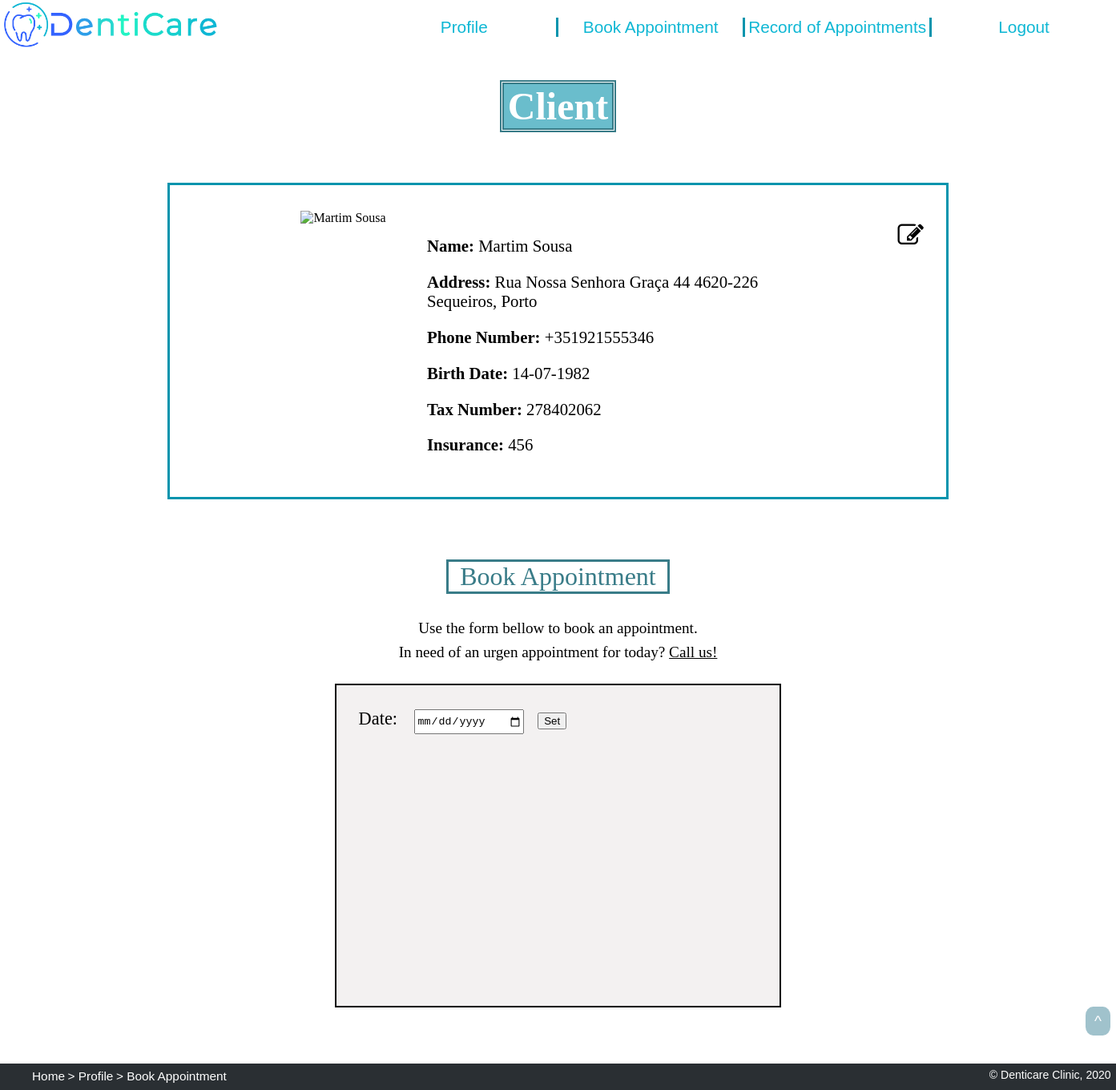
/client.php (signed in), run on the app's committed database.
### tables this page shows
CREATE TABLE client (
    id integer PRIMARY KEY REFERENCES person,
    birth_date text NOT NULL, -- format dd-mm-yyyy
    tax_number integer UNIQUE,
    insurance_code integer REFERENCES insurance
);

CREATE TABLE person (
    id integer PRIMARY KEY AUTOINCREMENT,
    name text NOT NULL,
    address text,
    phone_number text NOT NULL, -- e.g. +351935556768
    username text NOT NULL UNIQUE,
    password text NOT NULL
);

### database/client_db.php (called while the page is built, shortened)
<?php
    function getClientInfo($id) {
        global $dbh;
        $stmt = $dbh->prepare('SELECT * FROM person
                                JOIN client USING (id)
                                WHERE id = ?');
        $stmt->execute(array($id));
        return $stmt->fetch();
    }
?>

### templates/profile_info_tpl.php (the view, shortened to what this page needs)
<?php
    if ($_SERVER['PHP_SELF'] == '/dentist.php' || $_SERVER['PHP_SELF'] == '/dentistAppointments.php' || $_SERVER['PHP_SELF'] == '/manageTeam.php') {
        $person = getDentistInfo($_SESSION['id']);
    } else if ($_SERVER['PHP_SELF'] == '/dentalAuxiliary.php' || $_SERVER['PHP_SELF'] == '/dentalAuxiliary_appointments.php' || $_SERVER['PHP_SELF'] == '/manage_material.php' || $_SERVER['PHP_SELF'] == '/manage_clients.php') {
        $person = getAuxiliaryInfo($_SESSION['id']);
    } else if ($_SERVER['PHP_SELF'] == '/client.php' || $_SERVER['PHP_SELF'] == '/clientRecord.php') {
        $person = getClientInfo($_SESSION['id']);
    }
?>
    <?php if ($_SERVER['PHP_SELF'] == '/client.php' || $_SERVER['PHP_SELF'] == '/clientRecord.php') { ?>
        <h1 id="profileTitle"> Client </h1>
    <?php } ?>
    <section id="profileInfo">
        <?php if (file_exists('images/' . $person['id'] . '.jpg')) { ?>
            <img src="images/<?php echo $person['id'] ?>.jpg" alt="<?php echo $person['name'] ?>">
        <?php } else { ?>
            <img src="images/img_default.jpg" alt="<?php echo $person['name'] ?>">
        <?php } ?>
        <div id="info">
            <?php if ($_SESSION['edit_on']==0 && !isset($_POST['edit'])) { ?>
                <form action="action_decideProfile.php" method="post" id="edit_profile">
                    <button type="submit" id="edit_button" name="edit" form="edit_profile"><i class="fa fa-edit"></i></button>
                </form>
                <p> <strong> Name: </strong> <?php echo $person['name'] ?> </p>
                <p> <strong> Address: </strong> <?php echo $person['address'] ?> </p>
                <p> <strong> Phone Number: </strong> <?php echo $person['phone_number'] ?> </p>
                <?php if ($_SERVER['PHP_SELF'] == '/client.php' || $_SERVER['PHP_SELF'] == '/clientRecord.php') { ?>
                    <p> <strong> Birth Date: </strong> <?php echo $person['birth_date'] ?> </p>
                    <p> <strong> Tax Number: </strong> <?php echo $person['tax_number'] ?> </p>
                    <p> <strong> Insurance: </strong> <?php echo $person['insurance_code'] ?> </p>
                <?php } ?>
            <?php } ?>
        </div>
    </section>

### css/style.css (style rules this page uses)
html { background: url(https://media.istockphoto.com/vectors/abstract-white-gray-background-with-clean-smooth-soft-wave-vector-vector-id915242162?k=6&m=915242162&s=170667a&w=0&h=4WM4DJV-ZH4vGMzR6MZ9FEHTHWEkW3EGcwXswC1MwlI=) no-repeat center center fixed; -webkit-background-size: cover; -moz-background-size: cover; -o-background-size: cover; background-size: cover; scroll-behavior: smooth; }

### css/layout.css (style rules this page uses)
body { width: 100%; margin: 0; padding: 0; display: grid; grid-template-rows: [start] auto [first] auto [services] 10fr [end]; }

### css/profilePage.css (style rules this page uses)
#profileTitle { font-size: 3em; margin-left: 13em; margin-right: 13em; margin-bottom: 0.3em; text-align: center; background: rgba(96, 185, 201, 0.932); background-clip: content-box; color: white; border: 5px double rgb(57, 124, 136); }
#profileInfo { display: flex; flex-direction: row; justify-content: center; margin: 3em 15%; padding-top: 2em; padding-bottom: 2em; background-color: white; border: 3px solid rgb(3, 148, 173); }
#profileInfo img { padding-right: 2em; height: 230px; width: auto; }
#info { font-size: 130%; padding-left: 2%; width: 50%; }
#edit_profile { width: 20%; font-size: 1.2em; padding-left: 2%; padding-top: 2.5%; margin: 0; }
#edit_profile>#edit_button { position: absolute; left: 80%; border: none; background-color:white; font-size: 130%; text-align: right; }

### data on the page
client: id.name "Martim Sousa", id.address "Rua Nossa Senhora Graça 44 4620-226 Sequeiros, Porto", id.phone_number "+351921555346", birth_date "14-07-1982", tax_number "278402062", insurance_code "456"
